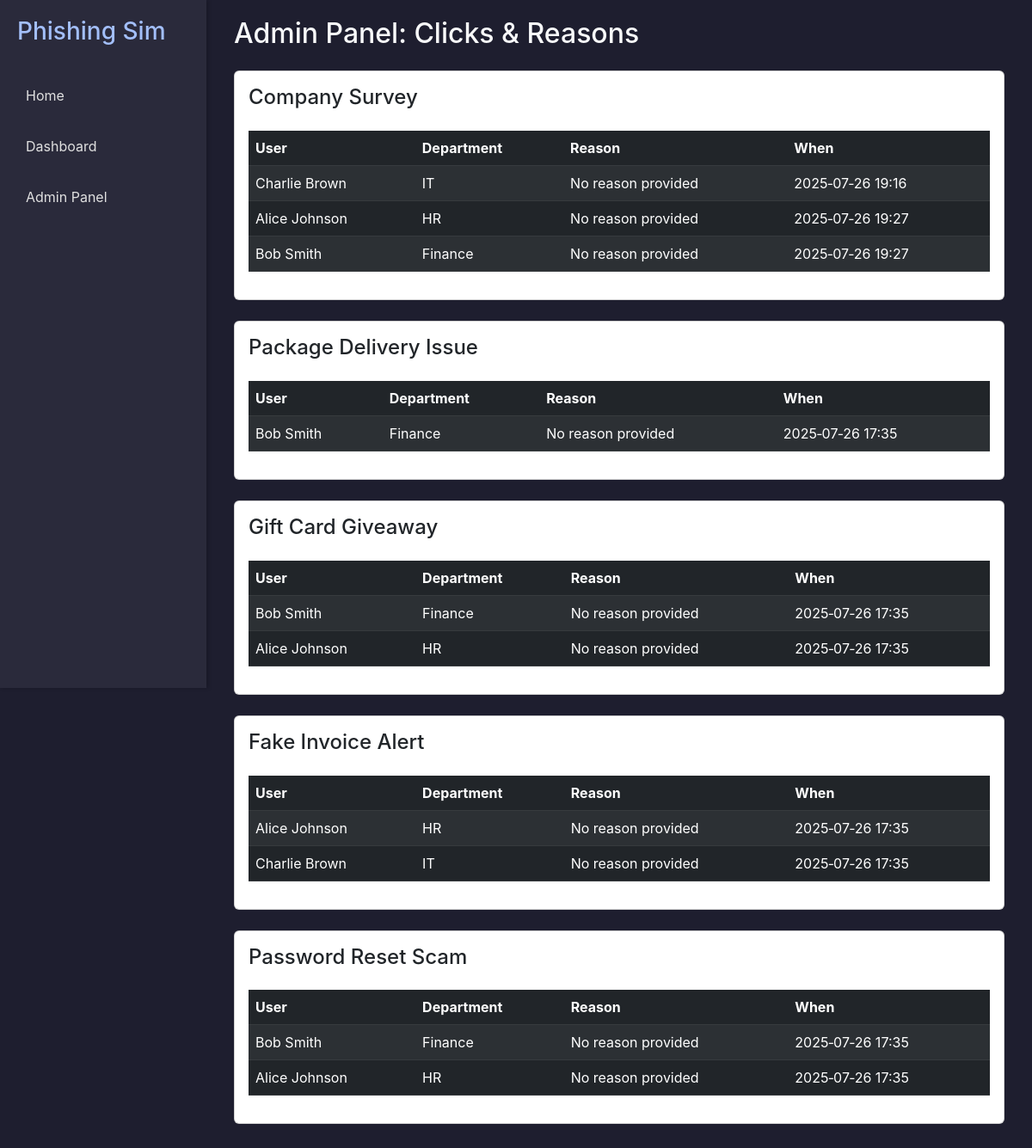
/admin, run on an earlier commit of the app's database.
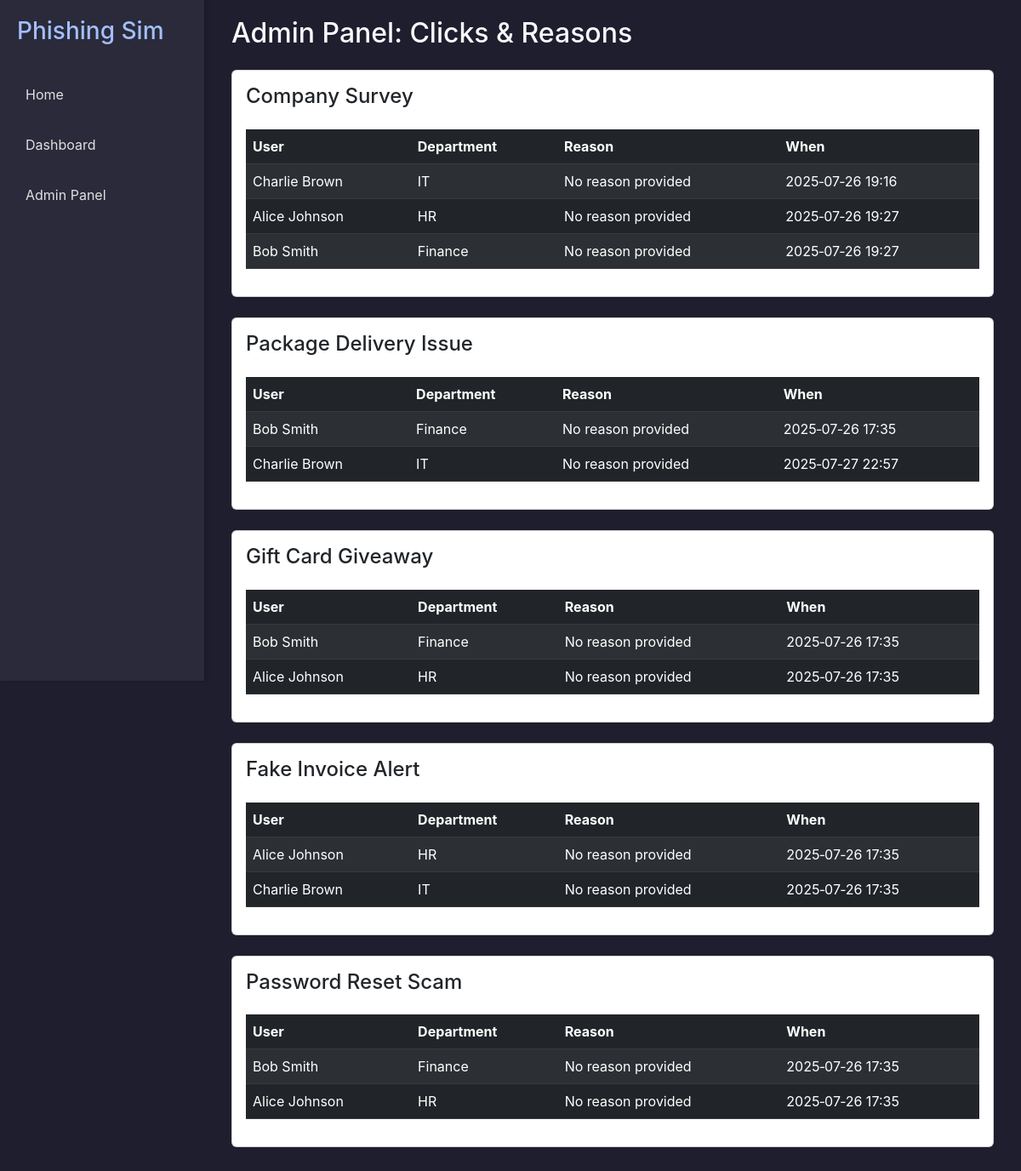
And on a later commit of the database.
### models.py (models this page shows)
class Campaign(db.Model):
    __tablename__ = 'campaigns'
    id = db.Column(db.Integer, primary_key=True)
    name = db.Column(db.String(200), nullable=False)
    email_template = db.Column(db.Text, nullable=False)
    created_at = db.Column(db.DateTime, default=datetime.utcnow)
    clicks = db.relationship('Click', backref='campaign', lazy=True)

class Click(db.Model):
    __tablename__ = 'clicks'
    id = db.Column(db.Integer, primary_key=True)
    user_id = db.Column(db.Integer, db.ForeignKey('users.id'), nullable=False)
    campaign_id = db.Column(db.Integer, db.ForeignKey('campaigns.id'), nullable=False)
    timestamp = db.Column(db.DateTime, default=datetime.utcnow)
    reason = db.Column(db.Text, nullable=True)
    user = db.relationship('User', backref=db.backref('clicks', lazy=True))

class User(db.Model):
    __tablename__ = 'users'
    id = db.Column(db.Integer, primary_key=True)
    name = db.Column(db.String(100), nullable=False)
    email = db.Column(db.String(120), unique=True, nullable=False)
    department = db.Column(db.String(100), nullable=True)

### app.py (the view)
@app.route('/admin')
def admin_panel():
    campaigns = Campaign.query.order_by(Campaign.created_at.desc()).all()
    return render_template('admin.html', campaigns=campaigns)

### templates/admin.html
{% extends 'base.html' %}
{% block content %}
<div class="container">
  <h2 class="text-light mb-4">Admin Panel: Clicks & Reasons</h2>
  {% for campaign in campaigns %}
  <div class="card mb-4">
    <div class="card-body">
      <h4 class="card-title">{{ campaign.name }}</h4>
      {% if campaign.clicks %}
        <div class="table-responsive">
          <table class="table table-dark table-striped mt-3">
            <thead>
              <tr>
                <th>User</th>
                <th>Department</th>
                <th>Reason</th>
                <th>When</th>
              </tr>
            </thead>
            <tbody>
              {% for click in campaign.clicks %}
              <tr>
                <td>{{ click.user.name }}</td>
                <td>{{ click.user.department or '—' }}</td>
                <td>{{ click.reason or 'No reason provided' }}</td>
                <td>{{ click.timestamp.strftime('%Y‑%m‑%d %H:%M') }}</td>
              </tr>
              {% endfor %}
            </tbody>
          </table>
        </div>
      {% else %}
        <p class="text-muted mt-2">No clicks recorded yet for this campaign.</p>
      {% endif %}
    </div>
  </div>
  {% endfor %}
</div>
{% endblock %}

### templates/base.html (shortened to what this page needs)
<!DOCTYPE html>
<html lang="en">
<head>
    <link rel="stylesheet" href="https://cdn.jsdelivr.net/npm/bootstrap@5.3.0/dist/css/bootstrap.min.css">
    <link rel="stylesheet" href="https://cdnjs.cloudflare.com/ajax/libs/font-awesome/6.0.0/css/all.min.css">
</head>
<body>
    <div class="sidebar">
        <h3>Phishing Sim</h3>
        <a href="{{ url_for('landing') }}">Home</a>
        <a href="{{ url_for('home') }}">Dashboard</a>
        <a href="{{ url_for('admin_panel') }}">Admin Panel</a>
    </div>
    <div class="main-content">
        {% block content %}{% endblock %}
    </div>
</body>
</html>

### templates/base.html (style rules this page uses)
html, body { margin: 0; padding: 0; height: 100%; background-color: #1e1e2f; font-family: 'Inter', sans-serif; }
.sidebar { width: 240px; background-color: #2a2a3b; color: #a3bffa; height: 100vh; padding: 20px; position: fixed; top: 0; left: 0; display: flex; flex-direction: column; gap: 15px; box-shadow: 2px 0 5px rgba(0, 0, 0, 0.2); }
.sidebar h3 { margin-bottom: 20px; color: #a3bffa; }
.sidebar a { text-decoration: none; color: #e0e0e0; font-size: 16px; padding: 10px; border-radius: 6px; transition: background 0.2s; }
.main-content { margin-left: 240px; padding: 20px; color: #e0e0e0; }

What changed in the data, as far as the page shows it:
added Click: user.name "Charlie Brown", user "IT", reason "No reason provided", timestamp "2025‑07‑27 22:57", shown under Campaign "Package Delivery Issue"
